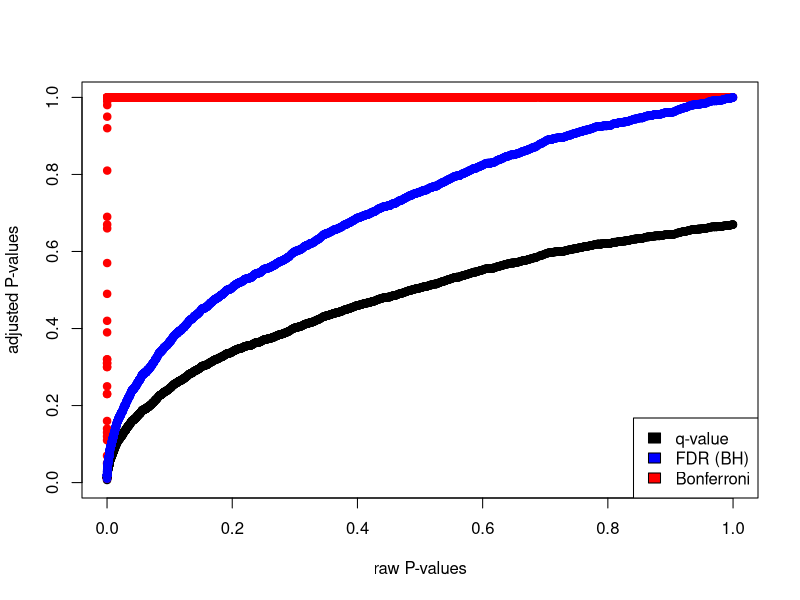
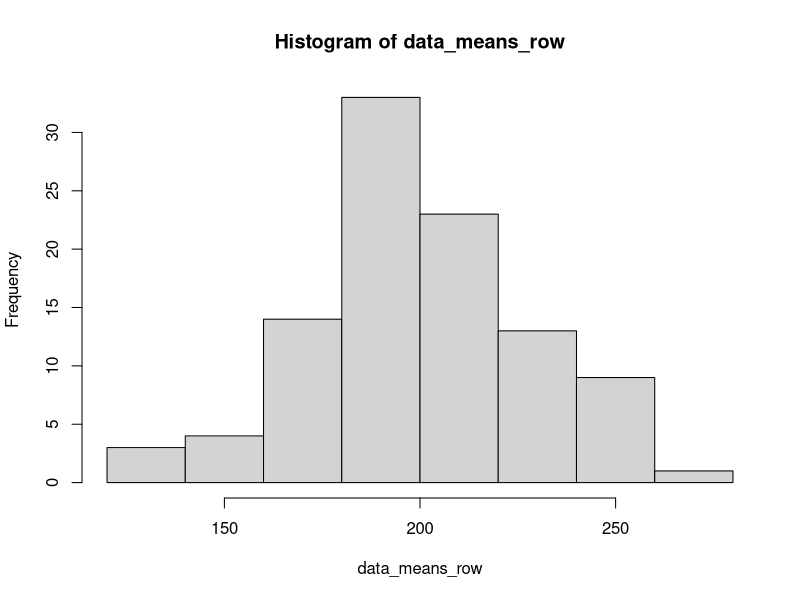
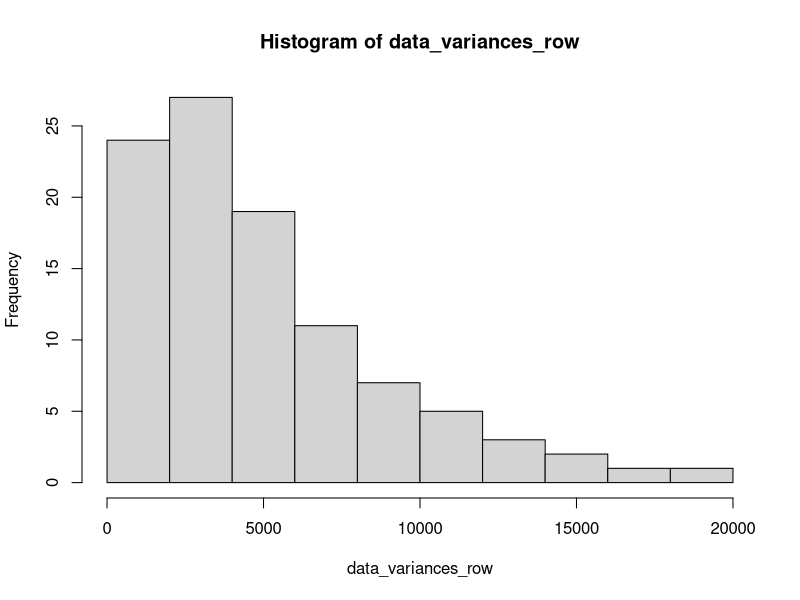
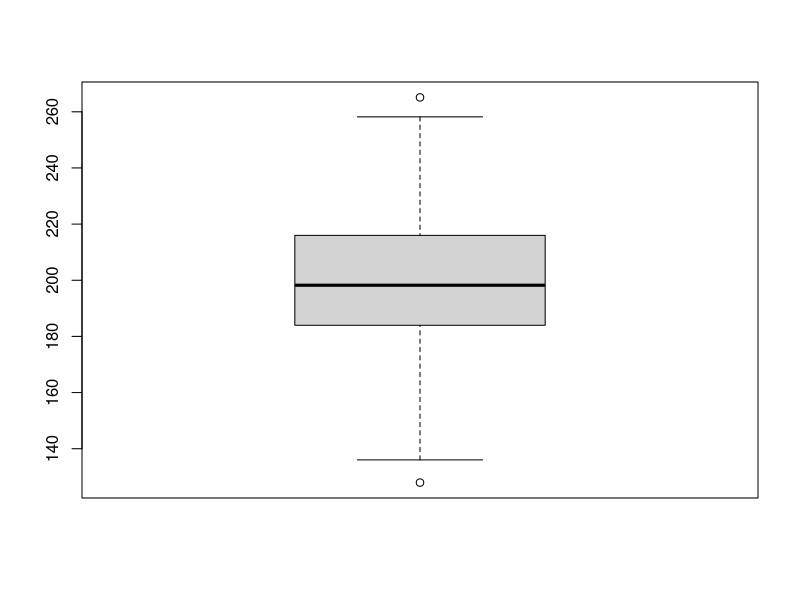
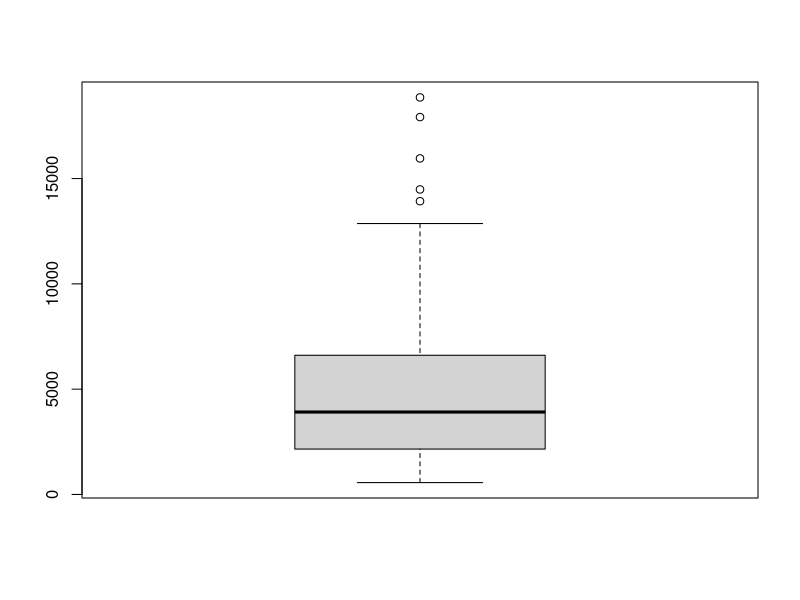

Reproduce these figures in R, in order.
## ---- chunk 1
library(qvalue)
data(hedenfalk)

qvalues <- qvalue(hedenfalk$p)$q
bonf.pval=p.adjust(hedenfalk$p,method ="bonferroni")
fdr.adj.pval=p.adjust(hedenfalk$p,method ="fdr")

plot(hedenfalk$p,qvalues,pch=19,ylim=c(0,1),
     xlab="raw P-values",ylab="adjusted P-values")
points(hedenfalk$p,bonf.pval,pch=19,col="red")
points(hedenfalk$p,fdr.adj.pval,pch=19,col="blue")
legend("bottomright",legend=c("q-value","FDR (BH)","Bonferroni"),
       fill=c("black","blue","red"))
## ---- chunk 2
set.seed(100)

#sample data matrix from normal distribution
gset=rnorm(600,mean=200,sd=70)
data=matrix(gset,ncol=6)

data_means_row <- apply(data, 1, mean)
data_variances_row <- apply(data, 1, var)
hist(data_means_row)
hist(data_variances_row)
boxplot(data_means_row)
boxplot(data_variances_row)
## ---- chunk 3
sd_means_dist <- sd(data_means_row)
print(sd_means_dist)
print(70 / sqrt(6))

data2=matrix(rnorm(6000,mean=200,sd=70),ncol=6)
data2_means_row <- apply(data2, 1, mean)
sd2_means_dist <- sd(data2_means_row)
print(sd2_means_dist)
print("When the n is made 10x bigger, the standard deviation increases by around 0.2.")
